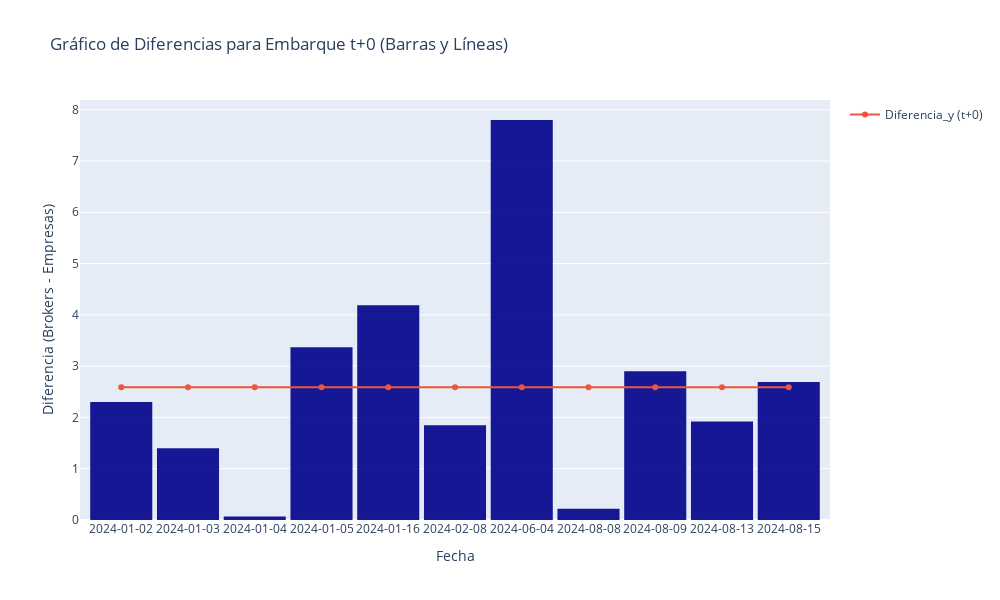
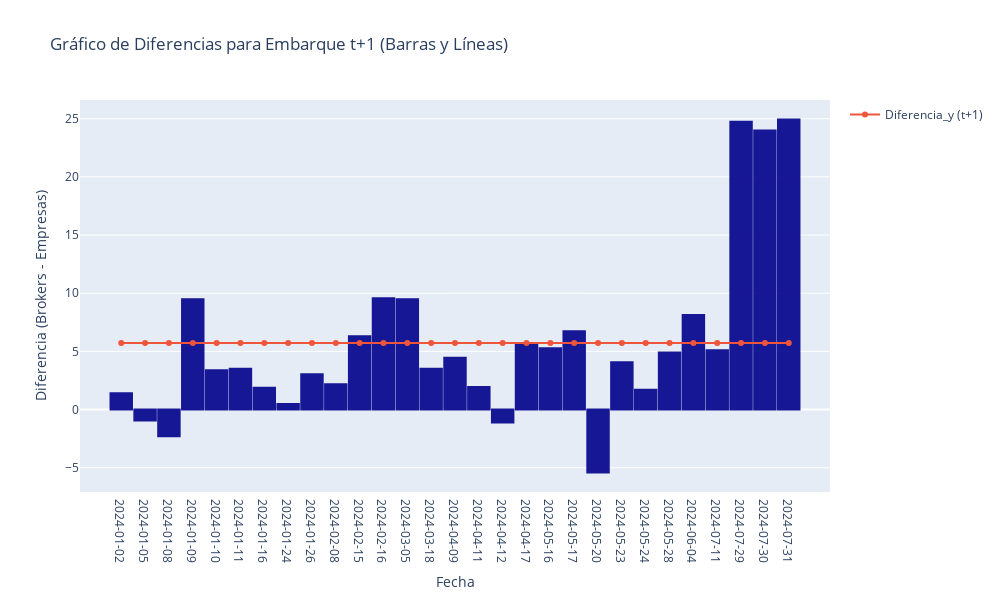
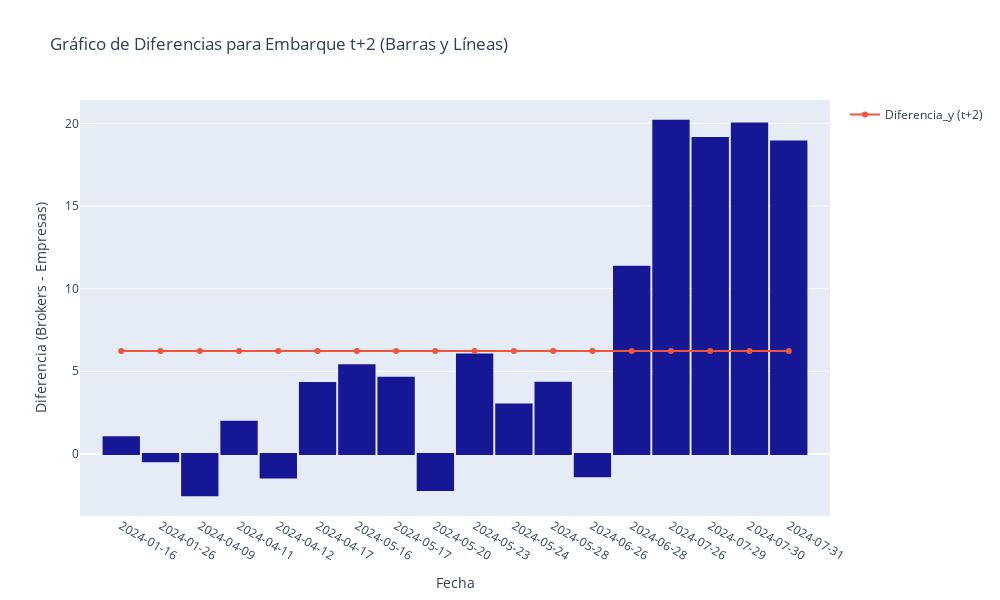
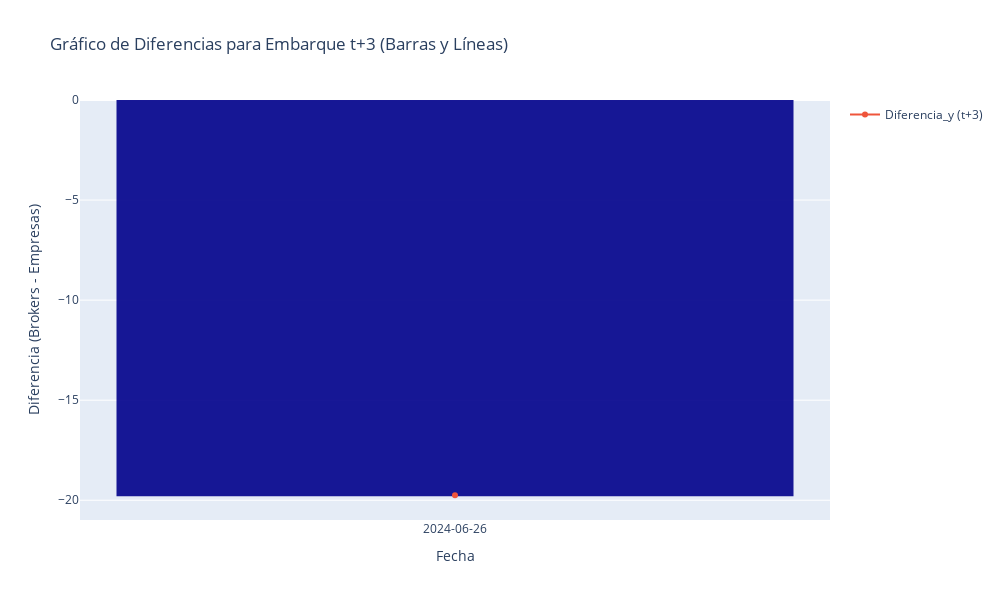

The code cell stored with these charts, in order, in its notebook:
### Code cell
import plotly.graph_objects as go

for embarque in trigo['Embarque'].unique():
    # Filtrar el DataFrame solo para el Embarque actual
    filtered_df = trigo[trigo['Embarque'] == embarque]
    
    # Crear un gráfico de barras para 'Diferencia_x' y agregar una línea para 'Diferencia_y'
    fig = px.bar(filtered_df, 
                 x='Fecha', 
                 y='Diferencia_x', 
                 labels={
                     "Fecha": "Fecha (Categoría)",
                     "Diferencia_x": "Diferencia X",
                 },
                 title=f"Gráfico de Diferencias para Embarque {embarque}",
                 opacity=0.9  # Mayor opacidad para las barras
                )

    # Cambiar el tipo de eje de la fecha a categoría
    fig.update_xaxes(type='category')

    # Cambiar el color de las barras a azul oscuro y ajustar el grosor de las barras
    fig.update_traces(marker_color='darkblue', marker_line_width=2, marker_line_color='darkblue')
    fig.update_layout(bargap=0.1)  # Reducir el espacio entre barras para hacerlas más gruesas

    # Asegurarnos de que las líneas de 'Diferencia_y' sean visibles
    fig.add_trace(
        go.Scatter(x=filtered_df['Fecha'], 
                   y=filtered_df['Diferencia_y'], 
                   mode='lines+markers', 
                   name=f'Diferencia_y ({embarque})',
                   legendgroup=embarque,
                   line=dict(width=2),  # Aumentar el grosor de las líneas
                   marker=dict(size=6))  # Aumentar el tamaño de los puntos en las líneas
    )

    # Ajustar el diseño del gráfico
    fig.update_layout(
        title=f"Gráfico de Diferencias para Embarque {embarque} (Barras y Líneas)",
        xaxis_title="Fecha",
        yaxis_title="Diferencia (Brokers - Empresas)",
        showlegend=True,
        height=600,  # Ajustar la altura del gráfico para más visibilidad
        width=1000  # Ajustar la anchura del gráfico
    )

    # Mostrar el gráfico
    fig.show()
    fig.write_html("C:/Users/evasquez/OneDrive - Bolsa de Cereales de Buenos Aires/Documentos - Instituto Estudios Económicos/Pedidos/2024/Diferencias_FOB/Reunion_Ministerio_1508/análisis/graficos/trigo" + embarque + ".html")

### Figure 1 — Plotly figure (JSON) as saved in the notebook; plotly's stock layout.template omitted (floating-point values rounded to 4 significant figures)
{"data": [{"alignmentgroup": "True", "hovertemplate": "Fecha (Categoría)=%{x}<br>Diferencia X=%{y}<extra></extra>", "legendgroup": "", "marker": {"color": "darkblue", "line": {"color": "darkblue", "width": 2}, "opacity": 0.9, "pattern": {"shape": ""}}, "name": "", "offsetgroup": "", "orientation": "v", "showlegend": false, "textposition": "auto", "type": "bar", "x": ["2024-01-02", "2024-01-03", "2024-01-04", "2024-01-05", "2024-01-16", "2024-02-08", "2024-06-04", "2024-08-08", "2024-08-09", "2024-08-13", "2024-08-15"], "xaxis": "x", "y": [2.28, 1.38, 0.05, 3.35, 4.17, 1.83, 7.78, 0.2, 2.88, 1.9, 2.67], "yaxis": "y"}, {"legendgroup": "t+0", "line": {"width": 2}, "marker": {"size": 6}, "mode": "lines+markers", "name": "Diferencia_y (t+0)", "type": "scatter", "x": ["2024-01-02", "2024-01-03", "2024-01-04", "2024-01-05", "2024-01-16", "2024-02-08", "2024-06-04", "2024-08-08", "2024-08-09", "2024-08-13", "2024-08-15"], "y": [2.59, 2.59, 2.59, 2.59, 2.59, 2.59, 2.59, 2.59, 2.59, 2.59, 2.59]}], "layout": {"bargap": 0.1, "barmode": "relative", "height": 600, "legend": {"tracegroupgap": 0}, "showlegend": true, "title": {"text": "Gráfico de Diferencias para Embarque t+0 (Barras y Líneas)"}, "width": 1000, "xaxis": {"anchor": "y", "domain": [0, 1], "title": {"text": "Fecha"}, "type": "category"}, "yaxis": {"anchor": "x", "domain": [0, 1], "title": {"text": "Diferencia (Brokers - Empresas)"}}}}

### Figure 2 — Plotly figure (JSON) as saved in the notebook; plotly's stock layout.template omitted (floating-point values rounded to 4 significant figures)
{"data": [{"alignmentgroup": "True", "hovertemplate": "Fecha (Categoría)=%{x}<br>Diferencia X=%{y}<extra></extra>", "legendgroup": "", "marker": {"color": "darkblue", "line": {"color": "darkblue", "width": 2}, "opacity": 0.9, "pattern": {"shape": ""}}, "name": "", "offsetgroup": "", "orientation": "v", "showlegend": false, "textposition": "auto", "type": "bar", "x": ["2024-01-02", "2024-01-05", "2024-01-08", "2024-01-09", "2024-01-10", "2024-01-11", "2024-01-16", "2024-01-24", "2024-01-26", "2024-02-08", "2024-02-15", "2024-02-16", "2024-03-05", "2024-03-18", "2024-04-09", "2024-04-11", "2024-04-12", "2024-04-17", "2024-05-16", "2024-05-17", "2024-05-20", "2024-05-23", "2024-05-24", "2024-05-28", "2024-06-04", "2024-07-11", "2024-07-29", "2024-07-30", "2024-07-31"], "xaxis": "x", "y": [1.4, -0.94, -2.29, 9.48, 3.38, 3.5, 1.87, 0.48, 3.03, 2.17, 6.3, 9.56, 9.47, 3.5, 4.46, 1.93, -1.12, 5.55, 5.26, 6.72, -5.4, 4.06, 1.7, 4.91, 8.12, 5.09, 24.73, 23.98, 24.92], "yaxis": "y"}, {"legendgroup": "t+1", "line": {"width": 2}, "marker": {"size": 6}, "mode": "lines+markers", "name": "Diferencia_y (t+1)", "type": "scatter", "x": ["2024-01-02", "2024-01-05", "2024-01-08", "2024-01-09", "2024-01-10", "2024-01-11", "2024-01-16", "2024-01-24", "2024-01-26", "2024-02-08", "2024-02-15", "2024-02-16", "2024-03-05", "2024-03-18", "2024-04-09", "2024-04-11", "2024-04-12", "2024-04-17", "2024-05-16", "2024-05-17", "2024-05-20", "2024-05-23", "2024-05-24", "2024-05-28", "2024-06-04", "2024-07-11", "2024-07-29", "2024-07-30", "2024-07-31"], "y": [5.72, 5.72, 5.72, 5.72, 5.72, 5.72, 5.72, 5.72, 5.72, 5.72, 5.72, 5.72, 5.72, 5.72, 5.72, 5.72, 5.72, 5.72, 5.72, 5.72, 5.72, 5.72, 5.72, 5.72, 5.72, 5.72, 5.72, 5.72, 5.72]}], "layout": {"bargap": 0.1, "barmode": "relative", "height": 600, "legend": {"tracegroupgap": 0}, "showlegend": true, "title": {"text": "Gráfico de Diferencias para Embarque t+1 (Barras y Líneas)"}, "width": 1000, "xaxis": {"anchor": "y", "domain": [0, 1], "title": {"text": "Fecha"}, "type": "category"}, "yaxis": {"anchor": "x", "domain": [0, 1], "title": {"text": "Diferencia (Brokers - Empresas)"}}}}

### Figure 3 — Plotly figure (JSON) as saved in the notebook; plotly's stock layout.template omitted (floating-point values rounded to 4 significant figures)
{"data": [{"alignmentgroup": "True", "hovertemplate": "Fecha (Categoría)=%{x}<br>Diferencia X=%{y}<extra></extra>", "legendgroup": "", "marker": {"color": "darkblue", "line": {"color": "darkblue", "width": 2}, "opacity": 0.9, "pattern": {"shape": ""}}, "name": "", "offsetgroup": "", "orientation": "v", "showlegend": false, "textposition": "auto", "type": "bar", "x": ["2024-01-16", "2024-01-26", "2024-04-09", "2024-04-11", "2024-04-12", "2024-04-17", "2024-05-16", "2024-05-17", "2024-05-20", "2024-05-23", "2024-05-24", "2024-05-28", "2024-06-26", "2024-06-28", "2024-07-26", "2024-07-29", "2024-07-30", "2024-07-31"], "xaxis": "x", "y": [1, -0.44, -2.5, 1.94, -1.43, 4.29, 5.36, 4.61, -2.19, 6.02, 2.99, 4.3, -1.36, 11.32, 20.16, 19.12, 20, 18.9], "yaxis": "y"}, {"legendgroup": "t+2", "line": {"width": 2}, "marker": {"size": 6}, "mode": "lines+markers", "name": "Diferencia_y (t+2)", "type": "scatter", "x": ["2024-01-16", "2024-01-26", "2024-04-09", "2024-04-11", "2024-04-12", "2024-04-17", "2024-05-16", "2024-05-17", "2024-05-20", "2024-05-23", "2024-05-24", "2024-05-28", "2024-06-26", "2024-06-28", "2024-07-26", "2024-07-29", "2024-07-30", "2024-07-31"], "y": [6.23, 6.23, 6.23, 6.23, 6.23, 6.23, 6.23, 6.23, 6.23, 6.23, 6.23, 6.23, 6.23, 6.23, 6.23, 6.23, 6.23, 6.23]}], "layout": {"bargap": 0.1, "barmode": "relative", "height": 600, "legend": {"tracegroupgap": 0}, "showlegend": true, "title": {"text": "Gráfico de Diferencias para Embarque t+2 (Barras y Líneas)"}, "width": 1000, "xaxis": {"anchor": "y", "domain": [0, 1], "title": {"text": "Fecha"}, "type": "category"}, "yaxis": {"anchor": "x", "domain": [0, 1], "title": {"text": "Diferencia (Brokers - Empresas)"}}}}

### Figure 4 — Plotly figure (JSON) as saved in the notebook; plotly's stock layout.template omitted (floating-point values rounded to 4 significant figures)
{"data": [{"alignmentgroup": "True", "hovertemplate": "Fecha (Categoría)=%{x}<br>Diferencia X=%{y}<extra></extra>", "legendgroup": "", "marker": {"color": "darkblue", "line": {"color": "darkblue", "width": 2}, "opacity": 0.9, "pattern": {"shape": ""}}, "name": "", "offsetgroup": "", "orientation": "v", "showlegend": false, "textposition": "auto", "type": "bar", "x": ["2024-06-26"], "xaxis": "x", "y": [-19.75], "yaxis": "y"}, {"legendgroup": "t+3", "line": {"width": 2}, "marker": {"size": 6}, "mode": "lines+markers", "name": "Diferencia_y (t+3)", "type": "scatter", "x": ["2024-06-26"], "y": [-19.75]}], "layout": {"bargap": 0.1, "barmode": "relative", "height": 600, "legend": {"tracegroupgap": 0}, "showlegend": true, "title": {"text": "Gráfico de Diferencias para Embarque t+3 (Barras y Líneas)"}, "width": 1000, "xaxis": {"anchor": "y", "domain": [0, 1], "title": {"text": "Fecha"}, "type": "category"}, "yaxis": {"anchor": "x", "domain": [0, 1], "title": {"text": "Diferencia (Brokers - Empresas)"}}}}
